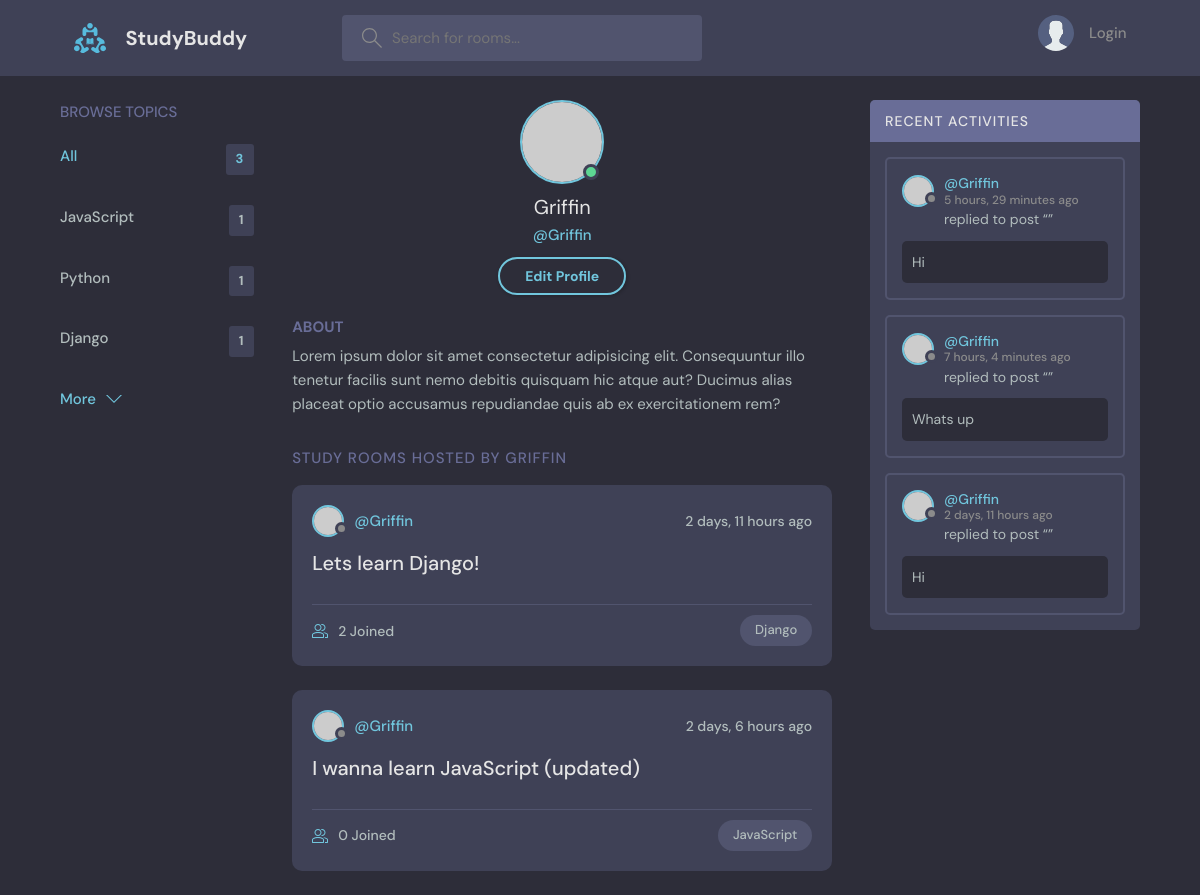
Page /profile/1/ on the committed database.
### base/models.py (models this page shows, shortened)
class Topic(models.Model):
    name = models.CharField(max_length=200)

class Room(models.Model):
    host = models.ForeignKey(User, on_delete=models.SET_NULL, null=True)
    topic = models.ForeignKey(Topic, on_delete=models.SET_NULL, null=True)
    name = models.CharField(max_length=200)
    description = models.TextField(null= True, blank=True)
    participants = models.ManyToManyField(User, related_name='participants', blank=True)
    updated = models.DateTimeField(auto_now=True)
    created = models.DateTimeField(auto_now_add=True)
    class Meta:
        ordering = ['-updated', '-created']

class Message(models.Model):
    user = models.ForeignKey(User, on_delete=models.CASCADE)
    room = models.ForeignKey(Room, on_delete=models.CASCADE)
    body = models.TextField()
    updated = models.DateTimeField(auto_now=True)
    created = models.DateTimeField(auto_now_add=True)
    class Meta:
        ordering = ['-updated', '-created']

### base/views.py (the view)
# urls.py: path('profile/<str:pk>/', views.userProfile, name="user-profile"),
def userProfile(request, pk):
    user = User.objects.get(id=pk)
    rooms = user.room_set.all()
    room_messages = user.message_set.all()
    topics = Topic.objects.all()
    context = {'user': user, "rooms": rooms, "room_messages":room_messages, "topics":topics}
    return render(request, 'base/profile.html', context)

### base/templates/base/profile.html
{% extends 'main.html' %}
{% block content %}
  <main class="profile-page layout layout--3">
    <div class="container">
      {% include 'base/topics_component.html' %}
      <div class="roomList">
        <div class="profile">
          <div class="profile__avatar">
            <div class="avatar avatar--large active">
              <img src="https://randomuser.me/api/portraits/men/11.jpg" />
            </div>
          </div>
          <div class="profile__info">
            <h3>{{user.username}}</h3>
            <p>@{{user.username}}</p>
            <a href="edit-user.html" class="btn btn--main btn--pill">Edit Profile</a>
          </div>
          <div class="profile__about">
            <h3>About</h3>
            <p>
              Lorem ipsum dolor sit amet consectetur adipisicing elit. Consequuntur illo tenetur
              facilis sunt nemo debitis quisquam hic atque aut? Ducimus alias placeat optio
              accusamus repudiandae quis ab ex exercitationem rem?
            </p>
          </div>
        </div>
        <div class="roomList__header">
          <div>
            <h2>Study Rooms Hosted by {{user.username}}</a>
            </h2>
          </div>
        </div>
        {% include 'base/feed_component.html' %}
      </div>
      {% include 'base/activity_component.html' %}
    </div>
  </main>
{% endblock content %}

### base/templates/base/topics_component.html
<div class="topics">
    <div class="topics__header">
      <h2>Browse Topics</h2>
    </div>
    <ul class="topics__list">
      <li>
        <a href="{% url 'home' %}" class="active">All <span>{{topics.count}}</span></a>
      </li>
      {% for topic in topics %}
      <li>
        <a href="{% url 'home' %}?q={{topic.name}}">{{topic.name}} <span>{{topic.room_set.all.count}}</span></a>
      </li>
      {% endfor %}
    </ul>
    <a class="btn btn--link" href="topics.html">
      More
      <svg version="1.1" xmlns="http://www.w3.org/2000/svg" width="32" height="32" viewBox="0 0 32 32">
        <title>chevron-down</title>
        <path d="M16 21l-13-13h-3l16 16 16-16h-3l-13 13z"></path>
      </svg>
    </a>
  </div>

### base/templates/base/feed_component.html (shortened to what this page needs)
{% for room in rooms %}
<div class="roomListRoom">
    <div class="roomListRoom__header">
        <a href="{% url 'user-profile' room.host.id %}" class="roomListRoom__author">
            <div class="avatar avatar--small">
                <img src="https://randomuser.me/api/portraits/women/11.jpg" />
            </div>
            <span>@{{room.host.username}}</span>
        </a>
        <div class="roomListRoom__actions">
            <span>{{room.created|timesince}} ago</span>
        </div>
    </div>
    <div class="roomListRoom__content">
        <a href="{% url 'room' room.id %}">{{room.name}}</a>
    </div>
    <div class="roomListRoom__meta">
        <a href="{% url 'room' room.id %}" class="roomListRoom__joined">
            {{room.participants.all.count}} Joined
        </a>
        <p class="roomListRoom__topic">{{room.topic.name}}</p>
    </div>
</div>
{% endfor %}

### base/templates/base/activity_component.html (shortened to what this page needs)
<div class="activities">
    <div class="activities__header">
        <h2>Recent Activities</h2>
    </div>
    {% for message in room_messages %}
    <div class="activities__box">
        <div class="activities__boxHeader roomListRoom__header">
            <a href="{% url 'user-profile' message.user.id %}" class="roomListRoom__author">
                <div class="avatar avatar--small">
                    <img src="https://randomuser.me/api/portraits/women/11.jpg" />
                </div>
                <p>
                    @{{message.user}}
                    <span>{{message.created|timesince}} ago</span>
                </p>
            </a>
        </div>
        <div class="activities__boxContent">
            <p>replied to post “<a href="{% url 'room' message.room.id %}">{{messsage.room}}</a>”</p>
            <div class="activities__boxRoomContent">
               {{message.body}}
            </div>
        </div>
    </div>
    {% endfor %}
</div>

### rows in the picture
Topic: name "JavaScript", room_set.all.count "1"
Topic: name "Python", room_set.all.count "1"
Topic: name "Django", room_set.all.count "1"
Room: host.username "Griffin", created "2 days, 11 hours", name "Lets learn Django!", participants.all.count "2", topic.name "Django"
Room: host.username "Griffin", created "2 days, 6 hours", name "I wanna learn JavaScript (updated)", participants.all.count "0", topic.name "JavaScript"
Message: user "Griffin", created "5 hours, 29 minutes", body "Hi"
Message: user "Griffin", created "7 hours, 4 minutes", body "Whats up"
Message: user "Griffin", created "2 days, 11 hours", body "Hi"

### other values in the picture
{{ topics.count }} "3"
{{ user.username }} "Griffin"
{{ user.username }} "GRIFFIN"
